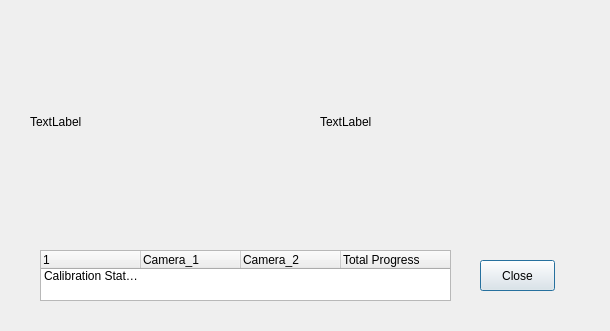
<?xml version="1.0" encoding="UTF-8"?>
<ui version="4.0">
 <class>CalibDialog</class>
 <widget class="QDialog" name="CalibDialog">
  <property name="geometry">
   <rect>
    <x>0</x>
    <y>0</y>
    <width>610</width>
    <height>331</height>
   </rect>
  </property>
  <property name="windowTitle">
   <string>Dialog</string>
  </property>
  <widget class="QLabel" name="calib_show_1">
   <property name="geometry">
    <rect>
     <x>30</x>
     <y>20</y>
     <width>256</width>
     <height>204</height>
    </rect>
   </property>
   <property name="text">
    <string>TextLabel</string>
   </property>
  </widget>
  <widget class="QLabel" name="calib_show_2">
   <property name="geometry">
    <rect>
     <x>320</x>
     <y>20</y>
     <width>256</width>
     <height>204</height>
    </rect>
   </property>
   <property name="text">
    <string>TextLabel</string>
   </property>
  </widget>
  <widget class="QPushButton" name="calibration_close">
   <property name="geometry">
    <rect>
     <x>480</x>
     <y>260</y>
     <width>75</width>
     <height>31</height>
    </rect>
   </property>
   <property name="text">
    <string>Close</string>
   </property>
  </widget>
  <widget class="QTreeWidget" name="calibration_tree">
   <property name="geometry">
    <rect>
     <x>40</x>
     <y>250</y>
     <width>411</width>
     <height>51</height>
    </rect>
   </property>
   <property name="indentation">
    <number>0</number>
   </property>
   <column>
    <property name="text">
     <string/>
    </property>
   </column>
   <column>
    <property name="text">
     <string>Camera_1</string>
    </property>
   </column>
   <column>
    <property name="text">
     <string>Camera_2</string>
    </property>
   </column>
   <column>
    <property name="text">
     <string>Total Progress</string>
    </property>
   </column>
   <item>
    <property name="text">
     <string>Calibration Status</string>
    </property>
    <property name="text">
     <string/>
    </property>
    <property name="text">
     <string/>
    </property>
    <property name="text">
     <string/>
    </property>
   </item>
  </widget>
 </widget>
 <resources/>
 <connections/>
</ui>
